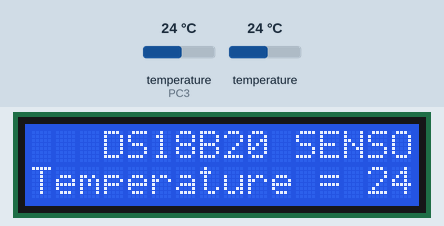
Recording of a program running on a simulated ATmega32, built with avr-gcc and emulated at 1 MHz. On the bench: 16×2 character LCD. Wiring (inferred from the names in the program): 2 × DS18B20 sensor: data PC3; character LCD (HD44780): RS PD5; R/W PD6; E PD7; data PA4, PA5, PA6, PA7. Inputs (shaded band) come from the test bench; at power-on: temperature (sensor on PC3) 24 °C, temperature 24 °C.

Above: at 1.9 s.
2.0 s: temperature (sensor on PC3) set to 12 °C
At 3.8 s:
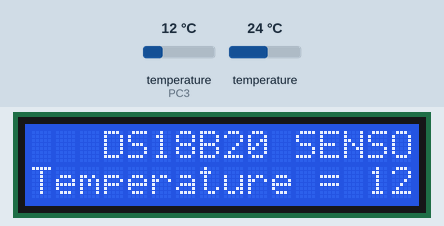
4.5 s: temperature (sensor on PC3) set to 19 °C
At 7.1 s:
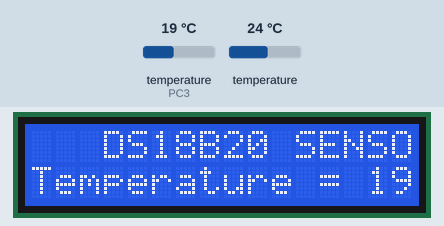
7.4 s: temperature (sensor on PC3) set to 28 °C
At 9.6 s:
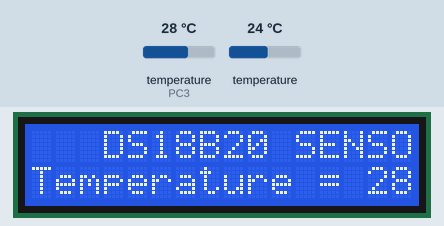
Timing chart, 0 to 11.1 s (numbered marks = the images above; inputs shaded):
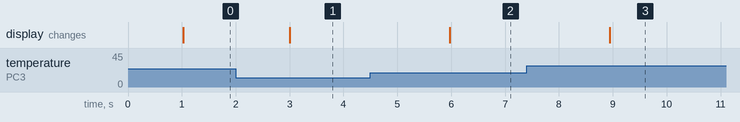

Measured:
- after the input at 2.0 s, the display: changes after 1.0 s (image 1)
- after the input at 4.5 s, the display: changes after 1.5 s (image 2)
- after the input at 7.4 s, the display: changes after 1.5 s (image 3)

The program:

main.c
```c
/*
 * ONE_WIRE_Driver.c
 *
 * Created: 9/6/2018 12:35:03 AM
 * Author : Abdelaziz
 */

#include "ds18b20.h"
#include "LCD.h"
#include "Interrupt_Driver_ATMEGA32.h"

/**
*  @file  <ONE_WIRE_Driver.c>
*  @brief <Implements the Ds18b20 Libarary to measure temperature.>
*
*  @author<Eng/Abdelaziz Moustafa Abdelazem>
*  @date  <6-Sept-18>
*
*/

int main()
{
	uint8 Temp = 0;

	LCD_init();
	/* Configuring the DS18B20 sensor by selecting 12-Bit conversion Resolution*/
	DS18B20_Sesnsor_Configure(Tweleve_Bit_Resolution);


	while(1)
	{
		LCD_Select_RowCol(0,3);
		LCD_DisplayString("DS18B20 SENSOR");
		/* Read Sensor measuring*/
		Temp = DS18B20ReadTemp(Tweleve_Bit_Resolution);
		LCD_Select_RowCol(1,0);
		LCD_DisplayString("Temperature = ");
		LCD_DisplayInt(Temp);

	}

}
```

MACROS.h
```c
/*
 * MACROS.h
 *
 * Created: 7/18/2018 3:56:48 PM
 *  Author: Abdelaziz
 */


#ifndef MACROS_H_
#define MACROS_H_


                    /* BIT MANPULATING MACROS */


    /* This line sets a certain bit in any register*/
#define SET_BIT(REG,BIT)  (REG|=(1<<BIT))
    /* This line clears a certain bit in any register*/
#define CLEAR_BIT(REG,BIT)  (REG&=~(1<<BIT))
    /* This line toggles a certain bit in any register*/
#define TOGGLE_BIT(REG,BIT)  (REG^=(1<<BIT))
    /* This line checks if a certain bit in any register is set and returns true if yes*/
#define IS_BIT_SET(REG,BIT)  (REG&=(1<<BIT))
    /* This line checks if a certain bit in any register is cleared and returns true if yes*/
#define IS_BIT_CLEAR(REG,BIT)  (!(REG|=(1<<BIT)))


#endif /* MACROS_H_ */
```

STD_TYPES.h
```c
/*
 * STD_TYPES.h
 *
 * Created: 7/21/2018 2:30:04 PM
 *  Author: Abdelaziz
 */


#ifndef STD_TYPES_H_
#define STD_TYPES_H_

     /* integer std types*/

     typedef unsigned char       uint8;
	 typedef signed char         sint8;
	 typedef unsigned short      uint16;
	 typedef signed short        sint16;
	 typedef unsigned long       uint32;
	 typedef signed long         sint32;
	 typedef unsigned long long  uint64;
	 typedef signed long long    sint64;

	 /*float std types*/

	 typedef float       float32;
	 typedef double      float64;
	 typedef long double float80;


#endif /* STD TYPES_H_ */
```

ds18b20.c
```c
/*
 * ds18b20.c
 *
 * Created: 9/5/2018 3:47:16 AM
 *  Author: Abdelaziz
 */

#include "ds18b20.h"

/**
 *  @file  <ds18b20.c>
 *  @brief <Implements the functions defined in the header file.>
 *
 *  @author<Eng/Abdelaziz Moustafa Abdelazem>
 *  @date  <5-Sept-18>
 *
 */

   /* Master pulls Data line low*/
   void OneWireBusLow(void)
   {
	   CLEAR_BIT(ONE_WIRE_OUTREG,ONE_WIRE_DQ_PIN);
	   SET_BIT(ONE_WIRE_DIRREG,ONE_WIRE_DQ_PIN);
   }
   /* Releases the data line and the external pull up Resistance makes it HIGH*/
   void OneWireBusFree(void)
   {
	   CLEAR_BIT(ONE_WIRE_DIRREG,ONE_WIRE_DQ_PIN);
   }
   /* Reads the logic data i.e. 0 or 1 present on the DATA line*/
   uint8 OneWireRead(void)
   {
	   return (IS_BIT_SET(ONE_WIRE_INPUTREG,ONE_WIRE_DQ_PIN));
   }

   void One_Wire_Write(uint8 byte)
   {
	   uint8 counter = 0;
	   /* Makes the DQ pin Output and Master pulls bus low for sensor presence pulse duration*/
	   for(counter=0;counter<8;counter++)
	   {
		   OneWireBusLow();
		   _delay_us(Slave_wait_time_till_pres_pulse);
		   /* Releasing the Bus if the master wants to write 1 on data line and waits 60us write time slot duration*/
		   if(byte & 0b00000001)
		   {
			   OneWireBusFree();
		   }
		   _delay_us(Write_Timeslot_Duration);
		   OneWireBusFree();
		   _delay_us(Recovery_Time_Delay);
		   byte=byte>>1;
	   }
   }

   uint8 One_Wire_Read(void)
   {
	   uint8 byte=0x00;
	   uint8 counter = 0;
	   /* Makes the DQ pin Output and Master pulls bus low for sensor presence pulse duration*/
	   for(counter=0;counter<8;counter++)
	   {
		   byte=byte>>1;
		   OneWireBusLow();
		   _delay_us(Slave_wait_time_till_pres_pulse);
		   /* Release Line after 1us to read from slave*/
		   OneWireBusFree();
		   _delay_us(Waiting_Time_before_Read);
		   /* Start sampling after 15us waiting before reading from sensor */
		   if(ONE_WIRE_INPUTREG &(1<<ONE_WIRE_DQ_PIN))
		   byte|=0b10000000;
		   _delay_us(Read_Timeslot_Duration);
	   }
	   return byte;
   }


uint8 DS18B20_Sensor_Reset(void)
{
	/* Master make the DQ pin as an output and then writing low on it for at least 480us to reset pulse*/
	OneWireBusLow();
	_delay_us(Bus_Low_Delay_Time);
    /* Master releases the bus and then wait at least 60us until slave can send a presence response*/
	OneWireBusFree();
	uint8 counter = 0;
	/* Check if Salve is present or not*/
	for(counter=0;counter<40;counter++)
	{
		if(OneWireRead()==0)
		{
			break;
		}
		_delay_us(Slave_wait_time_till_pres_pulse);
	}
	if(counter==40)
	{
		return	OneWire_NO_ERROR;
	}

	for(counter=0;counter<30;counter++)
	{
		if(OneWireRead()==1) break;
		_delay_us(slave_presence_pulse_time);
	}
	return OneWire_COMMUINCATION_ERROR;

}

uint8 ds18b20_scratch_pad[9];

uint8 DS18B20_Sesnsor_Configure(Resolution_Select res)
 {
	 /*This Function is used to configure the sensor by selecting
	   the resolution and number of sensors on bus*/

	 /* Check Communication to know if the sensor is available on the bus or not*/
	 DS18B20_Sensor_Reset();

	 /* This line is used to specify that there is only on sensor on the bus*/
	 One_Wire_Write(Skip_ROM);

	 /* This line is used to write Data to the senor*/
	 One_Wire_Write(Write_Data_to_Scratchpad);

	 /* This two lines writes the TH and TL bytes to sensor which are
	    garbage value because we don't want to write data to the sensor*/
	 One_Wire_Write(ds18b20_scratch_pad[2]);
	 One_Wire_Write(ds18b20_scratch_pad[3]);

	 /* This line is used to specify the resolution of the sensor*/
	 One_Wire_Write(res);

	 return DS18B20_OK;
 }


uint8 DS18B20ReadScratchPad(void)
{
	uint8 counter= 0;
	 /* Check Communication to know if the sensor is available on the bus or not*/
	DS18B20_Sensor_Reset();
	/* This line is used to specify that there is only on sensor on the bus*/
	One_Wire_Write(Skip_ROM);
	/* This line is used to read Data to the sensor*/
	One_Wire_Write(Read_Data_From_Scratchpad);
	/* Reads All 8 bytes of the DS18B20 Sensor Scratchpad*/
	for(counter=0;counter<8;counter++)
	{
		ds18b20_scratch_pad[counter]=One_Wire_Read();
	}
	return DS18B20_OK;
}

uint16 DS18B20ReadTemp(Resolution_Select res)
{

	uint16 Temperature = 0;
	/* Check Communication to know if the sensor is available on the bus or not*/
	DS18B20_Sensor_Reset();
	/* This line is used to specify that there is only on sensor on the bus*/
	One_Wire_Write(Skip_ROM);
	/* This Line is used to send Temperature conversion request*/
	One_Wire_Write(Convert_Temp);
	/* This Switch Case is used to select the waiting conversion time based on resolution*/
	 switch(res)
	 {
		 case Nine_Bit_Resolution:
		                              _delay_ms(NINE_BIT_RESOLUTION_CONV_TIME);
		                              break;
		 case Ten_Bit_Resolution :
		                              _delay_ms(TEN_BIT_RESOLUTION_CONV_TIME);
		                              break;
		 case Eleven_Bit_Resolution:
		                              _delay_ms(ELVEN_BIT_RESOLUTION_CONV_TIME);
		 break;
		 case Tweleve_Bit_Resolution:
                                   	  _delay_ms(TWELEVE_BIT_RESOLUTION_CONV_TIME);
		                              break;
		 default:
		                              break;
	 }
	 /* This Line reads the Scratchpad of the DS18B20 sensor*/
	 DS18B20ReadScratchPad();
	 /* Takes the first two bytes only from the Scratchpad because temperature is stored in them*/
     Temperature= ( (ds18b20_scratch_pad[1]<<8) + ds18b20_scratch_pad[0] );

	  /* This line is used to convert the temperature value obtained from the sensor Based on the resolution*/
	  switch(res)
	  {
		  case Nine_Bit_Resolution:
	                                    return (Temperature*NINE_BIT_RESOLUTION_FACTOR);
		                                break;
		  case Ten_Bit_Resolution :
		                                return (Temperature*TEN_BIT_RESOLUTION_FACTOR);
		                                break;
		  case Eleven_Bit_Resolution:
		                                return (Temperature*ELVEN_BIT_RESOLUTION_FACTOR);
		                                break;
		  case Tweleve_Bit_Resolution:
                                        return (Temperature*TWELEVE_BIT_RESOLUTION_FACTOR);
		                                break;
		  default:
		                                break;
	  }
	return DS18B20_OK;

}
```

ds18b20.h
```c
/*
 * ds18b20.h
 *
 * Created: 9/5/2018 3:45:03 AM
 *  Author: Abdelaziz
 */


#ifndef DS18B20_H_
#define DS18B20_H_

    #include "Micro_Config.h"
    #include "MACROS.h"
    #include "STD TYPES.h"

/**
 *  @file  <ds18b20.h>
 *  @brief <Header File of The DS18B20 temperature sensor library.>
 *         <It contains The Prototypes of all function available in
 *          the library,definitions of all Macros, and Enumerations>
 *
 *  @author<Eng/Abdelaziz Moustafa Abdelazem>
 *  @date  <5-Sept-18>
 *
 */

	/* Hardware Connection for the sensor*/
	#define ONE_WIRE_OUTREG    (REG8_Access(PORTC_OUTPUTREG))
	#define ONE_WIRE_DIRREG    (REG8_Access(PORTC_DIRREG))
	#define ONE_WIRE_INPUTREG  (REG8_Access(PORTC_INPUTREG))
	#define ONE_WIRE_DQ_PIN	               PC3

	/* These Macros are the delay time in us needed in the initialization process*/
	#define Bus_Low_Delay_Time              (500)
	#define Slave_wait_time_till_pres_pulse (2)
	#define slave_presence_pulse_time       (10)
	/*These Macros are the delay time in us needed in the read/write process*/
	#define Recovery_Time_Delay             (1)
	#define Waiting_Time_before_Read        (15)
	#define Write_Timeslot_Duration         (70)
	#define waiting_Time_before_Write       (15)
	#define Read_Timeslot_Duration          (60)
	#define Master_Write_Zero_Duration      (45)
	#define Master_Read_One_Duration        (45)
    /* These Macros are the response of the slave when initiating the bus*/
	#define OneWire_NO_ERROR                (0)
	#define OneWire_COMMUINCATION_ERROR     (1)
    /* These Macros are the response of the sensor when trying to Read/write data*/
    #define DS18B20_COMMUNICATION_ERROR     (1)
    #define DS18B20_OK                      (0)

    /* This Macros Define the conversion time in ms for each conversion resolution*/
    #define NINE_BIT_RESOLUTION_CONV_TIME    (94)
    #define TEN_BIT_RESOLUTION_CONV_TIME     (188)
    #define ELVEN_BIT_RESOLUTION_CONV_TIME   (375)
    #define TWELEVE_BIT_RESOLUTION_CONV_TIME (750)

    /* This Macros Define The factor in °C for each conversion resolution*/
    #define NINE_BIT_RESOLUTION_FACTOR    (0.5)
    #define TEN_BIT_RESOLUTION_FACTOR     (0.25)
    #define ELVEN_BIT_RESOLUTION_FACTOR   (0.125)
    #define TWELEVE_BIT_RESOLUTION_FACTOR (0.0625)

    /* This Enumeration defines the commands sent to the ROM of the sensor to Initiate communication*/
    typedef enum {Search_ROM = 0xF0, Read_ROM = 0x33, Match_ROM = 0x55,
	    Skip_ROM = 0xCC, Alarm_Search = 0xEC
    }ROM_Command;

	/* This Enumeration defines the commands sent to the sensor to Initiate any process*/
    typedef enum {Convert_Temp = 0x44, Write_Data_to_Scratchpad = 0x4E, Read_Data_From_Scratchpad = 0xBE,
	    Copy_Scratchpad_to_EEPROM = 0x48, Recall_Data_from_EEPROM = 0xB8, Read_Power_Supply = 0xB4
    }DS18B20_Functin_Cmd;

	/* This Enumeration defines the different resolutions that the sensor can be configured with*/
    typedef enum {Nine_Bit_Resolution = 0x1F, Ten_Bit_Resolution = 0x3F, Eleven_Bit_Resolution = 0x5F,
	    Tweleve_Bit_Resolution = 0x7F
    }Resolution_Select;

    /**
	 *  @brief <void OneWireBusLow(void)>
	 *  <This Function intiates commuincation with one wire protocol by the master pulling bus low>
	 *
	 *  @param <void>
	 *
	 *  @return <function return is void>
	 *
	 */
    void OneWireBusLow(void);

	/**
	 *  @brief <void OneWireBusFree(void)>
	 *  <This Function intiates commuincation with one wire protocol by the master floating the bus>
	 *
	 *  @param <void>
	 *
	 *  @return <function return is void>
	 *
	 */
    void OneWireBusFree(void);

	/**
	 *  @brief <uint8 OneWireRead(void)>
	 *  <This Function reads the logic data on the bus i.e. 0 or 1 to know if the slave is present on bus>
	 *
	 *  @param <void>
	 *
	 *  @return <uint8 returns 0 for DS18B20 Prescence on the bus, 1 for non prescence.>
	 *
	 */
    uint8 OneWireRead(void);

	/**
	 *  @brief <void One_Wire_Write(uint8 byte)>
	 *  <This Function sends one byte via 1-Wire interface to the DS18B20 sensor>
	 *
	 *  @param uint8 <byte> <a byte value to be sent to the DS18B20 sensor via 1-wire interface>
	 *
	 *  @return <function return is void>
	 *
	 */
    void One_Wire_Write(uint8 byte);

	/**
	 *  @brief <uint8 One_Wire_Read(void)>
	 *  <This Function reads a byte from the sensor via 1-Wire interface.>
	 *
	 *  @param <void>
	 *
	 *  @return <uint8 returns byte read from the DS18B20 Sensor via 1-Wire interface.>
	 *
	 */
    uint8 One_Wire_Read(void);

	/**
	 *  @brief <uint8 DS18B20_Sensor_Reset(void)>
	 *  <This Function Used The function prepares the 1-Wire bus and
	 *   initialization of the DS18B20 sensor before data exchange.>
	 *
	 *  @param <void>
	 *
	 *  @return <uint8 returns 0 for success, 1 for failed initialization attempt.>
	 *
	 */
    uint8 DS18B20_Sensor_Reset(void);

	/**
	 *  @brief <uint8 DS18B20_Sesnsor_Configure(Resolution_Select res)>
	 *  <This Function Used for configuring the resolution of the sensor.>
	 *
	 *  @param Resolution_Select <res> <different resolution from Resolution_Select Enumeration. >
	 *
	 *  @return <uint8 returns 0 for success, 1 for failed configuring attempt.>
	 *
	 */
	uint8 DS18B20_Sesnsor_Configure(Resolution_Select res);

	/**
	 *  @brief <uint8 DS18B20ReadScratchPad(void)>
	 *  <This Function reads the contents of DS18B20 scratchpad.>
	 *
	 *  @param <void>
	 *
	 *  @return <uint8 returns 0 if CRC error is detected, 1 for successful scratchpad read.>
	 *
	 */
    uint8 DS18B20ReadScratchPad(void);

	/**
	 *  @brief <uint16 DS18B20ReadTemp(Resolution_Select res)>
	 *  <This functions initiates a temperature conversion via CONVERT_T function command
	 *   and then issues READ_SCRATCHPAD command for fetching the temperature reading.>
	 *
	 *  @param Resolution_Select <res> <different resolution from Resolution_Select Enumeration. >
	 *
	 *  @return <uint16 returns Temperature measured by the sensor based on the resolution of conversion.>
	 *
	 */
    uint16 DS18B20ReadTemp(Resolution_Select res);

#endif /* DS18B20_H_ */
```

Micro_Config.h
```c
/*
 * Micro_Config.h
 *
 * Created: 7/21/2018 2:38:16 PM
 *  Author: Abdelaziz
 */


#ifndef MICRO_CONFIG_H_
#define MICRO_CONFIG_H_

   #define F_CPU 1000000U
   #include <util/delay.h>
   #include <avr/io.h>
   #include "STD TYPES.h"
    /* input , output configuration*/

	/* there is a casting to make the controller see 0x3B as an address not as a value*/
	#define PORTA_OUTPUTREG (void *)0x3B
	#define PORTA_INPUTREG  (void *)0x39
	#define PORTA_DIRREG	(void *)0x3A

	#define PORTB_OUTPUTREG (void *)0x38
	#define PORTB_INPUTREG  (void *)0x36
	#define PORTB_DIRREG	(void *)0x37

	#define PORTC_OUTPUTREG (void *)0x35
	#define PORTC_INPUTREG  (void *)0x33
	#define PORTC_DIRREG	(void *)0x34

	#define PORTD_OUTPUTREG (void *)0x32
	#define PORTD_INPUTREG  (void *)0x30
	#define PORTD_DIRREG	(void *)0x31

	/* This line access an 8 bit IO register ,  volatile keyword is to prevent optimization*/
	#define REG8_Access(REG) (*(volatile uint8 *)REG)


#endif /* MICRO_CONFIG_H_ */
```

Interrupt_Driver_ATMEGA32.h
```c
/*
 * Interrupt_Driver_ATMEGA32.h
 *
 * Created: 7/25/2018 5:16:08 PM
 *  Author: Abdelaziz
 */


#ifndef INTERRUPT_DRIVER_ATMEGA32_H_
#define INTERRUPT_DRIVER_ATMEGA32_H_

     #include "MACROS.h"
	 #include "Micro_Config.h"
	 #include "STD TYPES.h"
	 #include <avr/interrupt.h>

     	/* Have The Flags That indicate , that the Event has occurred */
     	#define INT_FLAG_REGISTER			((void *)  0x5A)      /* GIFR */
     	/* Have The Global Interrupt Enable Flag which is used to Enable/Disable All interrupts*/
     	#define MCU_STATES_REGISTER			((void *)  0x5f)		/* SREG */
     	/* Have Flags That Control The TRIGGER Event of INT0,INT1 */
     	#define INT_EVENT_CONTROL_REGISTER	((void *)  0x55)		/* MCUCR */
     	/* Have Flags That Control The TRIGGER Event of INT2 */
     	#define INT_EVENT_CONTROL2_REGISTER	((void *)  0x54)		/* MCUCSR */
     	/* have Flags That Enable/Disable INT0 , INT1 and INT2 */
     	#define INT_FLAG_CONTROL_REGISTER	((void *)  0x5B)		/* GICR */

		#define I_BIT (7)
		#define INT0_ENABLE_BIT (6)
		#define INT1_ENABLE_BIT (7)
		#define INT2_ENABLE_BIT (5)

		typedef enum {RISINGMODE, FALLINGMODE, LOWLEVELMODE, EDGETRIG}interrupt_mode;
		typedef enum {INTERRUPT0, INTERRUPT1, INTERRUPT2}interrupt_source;

		/*this function will be used to ENABLE a certain interrupt in a certain mode*/
		void Ex_Interrupt_Enable(interrupt_source Source, interrupt_mode Mode);
		/*this function will be used to DISABLE a certain interrupt*/
		void Ex_Interrupt_Disable(interrupt_source Source);
		/*this function will be used to ENABLE the GLOBAL INNTERRUPT FLAG*/
		void Global_Interrupt_Enable(void);
		/*this function will be used to DISABLE the GLOBAL INTERRUPT FLAG*/
		void Global_Interrupt_Disable(void);

#endif /* INTERRUPT_DRIVER_ATMEGA32_H_ */
```

Source omitted: Interrupt_Driver_ATMEGA32.c (4368 bytes), LCD.c (8124 bytes), LCD.h (5284 bytes)
